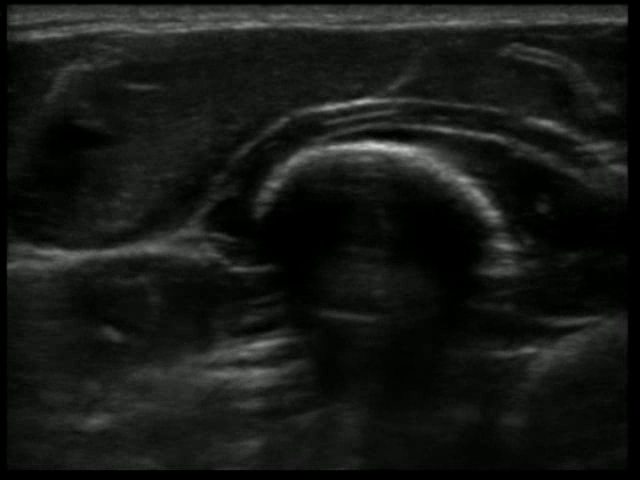
#> input picture frame 150 of OpticalFlow/movie/usImage_trim.mp4, 640 x 480 px, given in place of D0002060316_00000.mp4, which was not available
$ python LKMethod.py
#> lines starting #> are read from the running program, lines starting #| are printed output that depends on the picture; after the words box and inside, x2 and y2 are one past the last pixel; in counts of white or black regions, pixels touching at a corner belong together; pictures that were not available may be replaced by others from this repository, and a replacement may not be noted
import numpy as np
import matplotlib.pyplot as plt
import cv2
# from google.colab.patches import cv2_imshow

# file_path = "D0002060316_00000_V_000.mp4"
file_path = "D0002060316_00000.mp4"

video = cv2.VideoCapture(file_path)


start_frame = 150
end_frame = 210
interval_frames = 5
i = start_frame + interval_frames

video.set(cv2.CAP_PROP_POS_FRAMES, start_frame)
ret, prev_frame = video.read()
#> prev_frame is the input picture: shape (480, 640, 3); mean B, G, R 21.6, 24.3, 22.5

prev_gray = cv2.cvtColor(prev_frame, cv2.COLOR_RGB2GRAY)

feature_params = {
  "maxCorners": 200,
  "qualityLevel": 0.2,
  "minDistance": 12,
  "blockSize": 12
}
p0 = cv2.goodFeaturesToTrack(prev_gray, mask=None, **feature_params)
#> p0 = 16 rows, first 8: [623, 21], [12, 265], [498, 217], [12, 20], [622, 170], [623, 9], [487, 207], [267, 188]

for p in p0:
  x,y = p.ravel()
  cv2.circle(prev_frame, (x,y), 5, (0, 255, 255), -1)
#> this loop made 16 passes
#> (x, y) on passes 1 to 12: (623, 21), (12, 265), (498, 217), (12, 20), (622, 170), (623, 9), (487, 207), (267, 188), (471, 185), (13, 36), (494, 242), (413, 152)
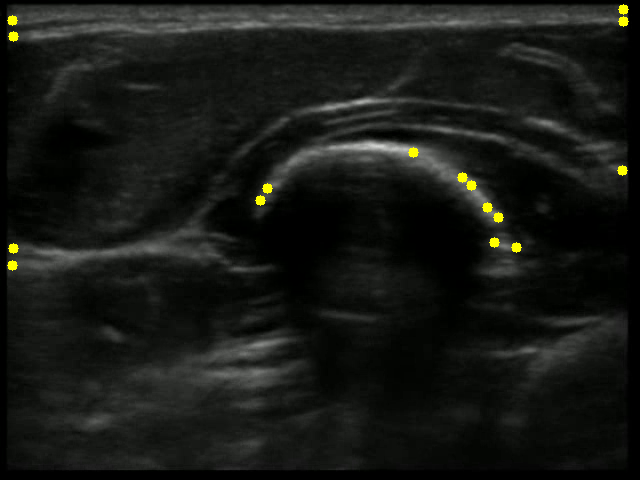
#> prev_frame: shape (480, 640, 3); 0.42% of pixels changed, all inside (x1, y1, x2, y2) = (7, 4, 629, 271)

cv2.imshow(prev_frame)


# OpticalFlowのパラメータ
lk_params = {
    "winSize": (15, 15),  # 特徴点の計算に使う周辺領域サイズ
    "maxLevel": 2,  # ピラミッド数 (デフォルト0で、2の場合は1/4の画像まで使われる)
    "criteria": (cv2.TERM_CRITERIA_EPS | cv2.TERM_CRITERIA_COUNT, 10, 0.03)  # 探索アルゴリズムの終了条件
}
#> lk_params = {'winSize': (15, 15), 'maxLevel': 2, 'criteria': (3, 10, 0.03)}

# 可視化用
color = np.random.randint(0, 255, (200, 3))
mask = np.zeros_like(prev_frame)

for i in range(start_frame + interval_frames, end_frame + 1, interval_frames):
    # 次のフレームを取得してグレースケールにする
    video.set(cv2.CAP_PROP_POS_FRAMES, i)
    ret, frame = video.read()
    frame_gray = cv2.cvtColor(frame, cv2.COLOR_RGB2GRAY)

    # OpticalFlowの計算
    p1, status, err = cv2.calcOpticalFlowPyrLK(prev_gray, frame_gray, p0, None, **lk_params)

    # フレーム前後でトラックが成功した特徴点のみを
    identical_p1 = p1[status==1]
    identical_p0 = p0[status==1]

    # 可視化用
    for i, (p1, p0) in enumerate(zip(identical_p1, identical_p0)):
        p1_x, p1_y = p1.ravel()
        p0_x, p0_y = p0.ravel()
        mask = cv2.line(mask, (p1_x, p1_y), (p0_x, p0_y), color[i].tolist(), 2)
        frame = cv2.circle(frame, (p1_x, p1_y), 5, color[i].tolist(), -1)

    # 可視化用の線・円を重ねて表示
    image = cv2.add(frame, mask)
    cv2.imshow(image)

    # トラックが成功した特徴点のみを引き継ぐ
    prev_gray = frame_gray.copy()
    p0 = identical_p1.reshape(-1, 1, 2)
#> this loop made 12 passes
#> status on passes 1 to 12: [1, 1, 1, 1, 1, 1, 1, 1, 1, 1, 1, 1, 1, 1, 1, 1], [1, 1, 1, 1, 1, 1, 1, 1, 1, 1, 1, 1, 1, 1, 1, 1], [1, 1, 1, 1, 1, 1, 1, 1, 1, 1, 1, 1, 1, 1, 1, 1], [1, 1, 1, 1, 1, 1, 1, 1, 1, 1, 1, 1, 1, 1, 1, 1], [1, 1, 1, 1, 1, 1, 1, 1, 1, 1, 1, 1, 1, 1, 1, 1], [1, 1, 1, 1, 1, 1, 1, 1, 1, 1, 1, 1, 1, 1, 1, 1], [1, 1, 1, 1, 1, 1, 1, 1, 1, 1, 1, 1, 1, 1, 1, 1], [1, 1, 1, 1, 1, 1, 1, 1, 1, 1, 1, 1, 1, 1, 1, 1], [1, 1, 1, 1, 1, 1, 1, 1, 1, 1, 1, 1, 1, 1, 1, 1], [1, 1, 1, 1, 1, 1, 1, 1, 1, 1, 1, 1, 1, 1, 1, 1], [1, 1, 1, 1, 1, 1, 1, 1, 1, 1, 1, 0, 1, 1, 1, 1], [1, 1, 1, 0, 1, 1, 1, 1, 0, 1, 1, 1, 1, 1, 1]
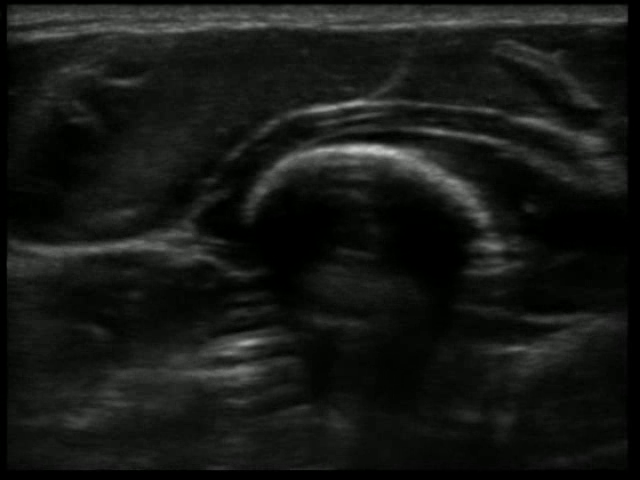
#> input picture frame 155 of OpticalFlow/movie/usImage_trim.mp4, 640 x 480 px, given in place of D0002060316_00000.mp4, which was not available
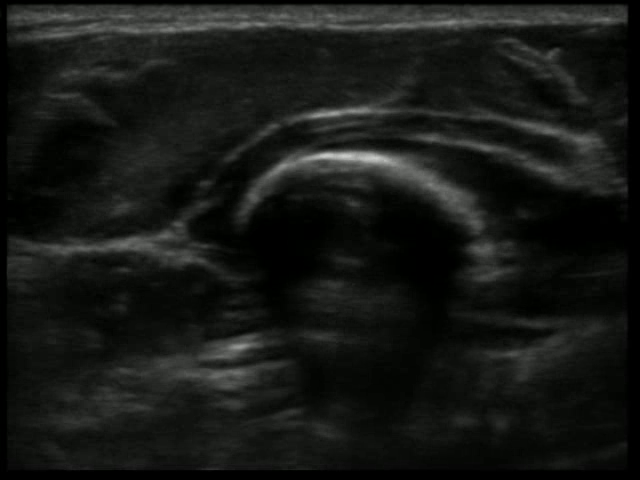
#> input picture frame 160 of OpticalFlow/movie/usImage_trim.mp4, 640 x 480 px, given in place of D0002060316_00000.mp4, which was not available
#> after the loop:
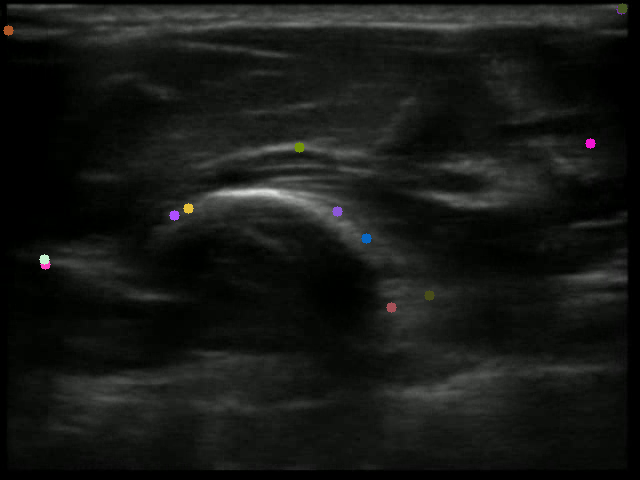
#> frame: shape (480, 640, 3); mean B, G, R 21, 23.6, 21.9
#> after the loop:
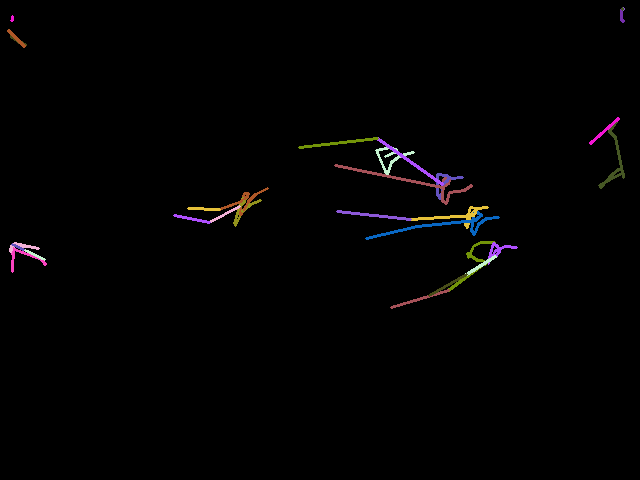
#> mask: shape (480, 640, 3); mean B, G, R 2.1, 1.9, 2.4

$ run again, starting later in the video
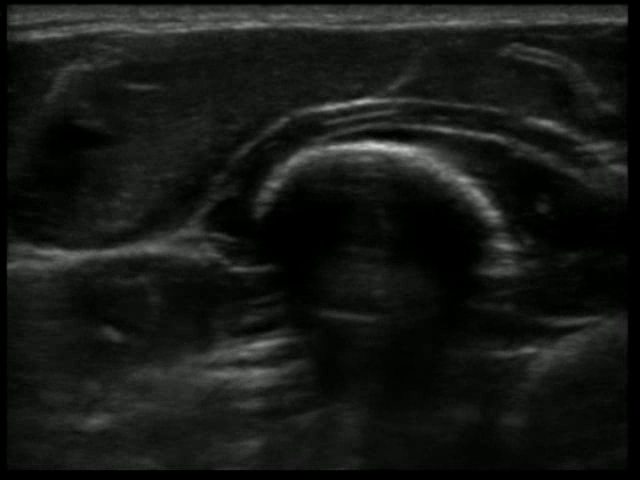
#> input picture frame 150 of OpticalFlow/movie/usImage_trim.mp4, 640 x 480 px, given in place of D0002060316_00000.mp4, which was not available
#> prev_frame is the input picture: shape (480, 640, 3); mean B, G, R 21.6, 24.3, 22.5
#> p0 = 16 rows, first 8: [623, 21], [12, 265], [498, 217], [12, 20], [622, 170], [623, 9], [487, 207], [267, 188]
#> the loop `for p in p0:` made 16 passes
#> lk_params = {'winSize': (15, 15), 'maxLevel': 2, 'criteria': (3, 10, 0.03)}
#> the loop `for i in range(start_frame + interval_frames, end_frame + 1, interval_..` made 12 passes
#> status on passes 1 to 8: [1, 1, 1, 1, 1, 1, 1, 1, 1, 1, 1, 1, 1, 1, 1, 1], [1, 1, 1, 1, 1, 1, 1, 1, 1, 1, 1, 1, 1, 1, 1, 1], [1, 1, 1, 1, 1, 1, 1, 1, 1, 1, 1, 1, 1, 1, 1, 1], [1, 1, 1, 1, 1, 1, 1, 1, 1, 1, 1, 1, 1, 1, 1, 1], [1, 1, 1, 1, 1, 1, 1, 1, 1, 1, 1, 1, 1, 1, 1, 1], [1, 1, 1, 1, 1, 1, 1, 1, 1, 1, 1, 1, 1, 1, 1, 1], [1, 1, 1, 1, 1, 1, 1, 1, 1, 1, 1, 1, 1, 1, 1, 1], [1, 1, 1, 1, 1, 1, 1, 1, 1, 1, 1, 1, 1, 1, 1, 1]
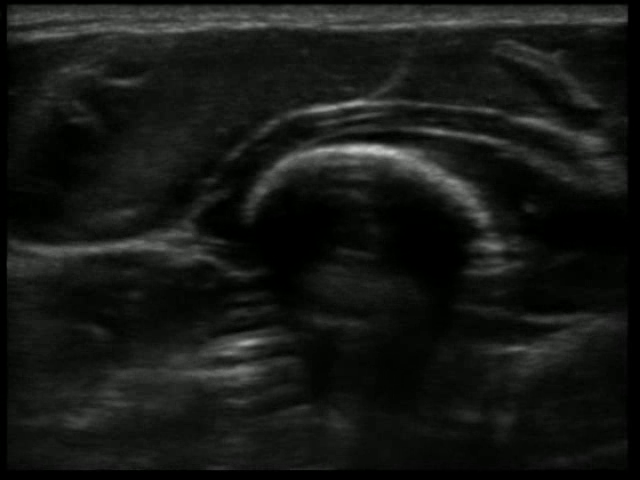
#> input picture frame 155 of OpticalFlow/movie/usImage_trim.mp4, 640 x 480 px, given in place of D0002060316_00000.mp4, which was not available
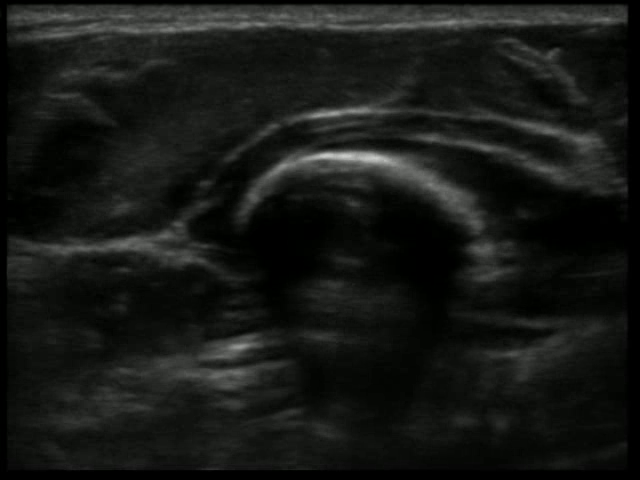
#> input picture frame 160 of OpticalFlow/movie/usImage_trim.mp4, 640 x 480 px, given in place of D0002060316_00000.mp4, which was not available

$ run again, starting later in the video
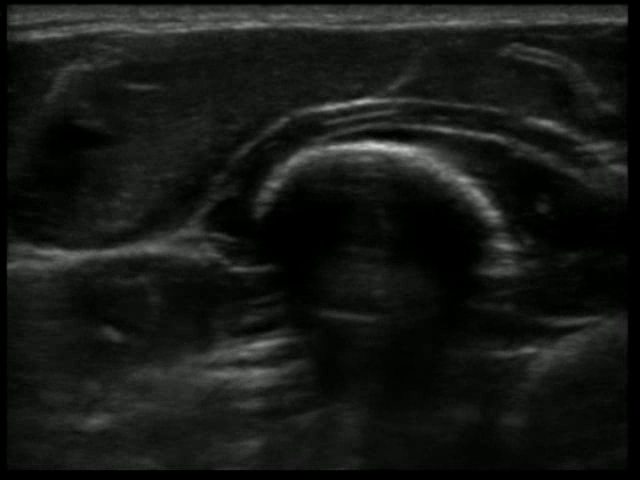
#> input picture frame 150 of OpticalFlow/movie/usImage_trim.mp4, 640 x 480 px, given in place of D0002060316_00000.mp4, which was not available
#> prev_frame is the input picture: shape (480, 640, 3); mean B, G, R 21.6, 24.3, 22.5
#> p0 = 16 rows, first 8: [623, 21], [12, 265], [498, 217], [12, 20], [622, 170], [623, 9], [487, 207], [267, 188]
#> the loop `for p in p0:` made 16 passes
#> lk_params = {'winSize': (15, 15), 'maxLevel': 2, 'criteria': (3, 10, 0.03)}
#> the loop `for i in range(start_frame + interval_frames, end_frame + 1, interval_..` made 12 passes
#> status on passes 1 to 8: [1, 1, 1, 1, 1, 1, 1, 1, 1, 1, 1, 1, 1, 1, 1, 1], [1, 1, 1, 1, 1, 1, 1, 1, 1, 1, 1, 1, 1, 1, 1, 1], [1, 1, 1, 1, 1, 1, 1, 1, 1, 1, 1, 1, 1, 1, 1, 1], [1, 1, 1, 1, 1, 1, 1, 1, 1, 1, 1, 1, 1, 1, 1, 1], [1, 1, 1, 1, 1, 1, 1, 1, 1, 1, 1, 1, 1, 1, 1, 1], [1, 1, 1, 1, 1, 1, 1, 1, 1, 1, 1, 1, 1, 1, 1, 1], [1, 1, 1, 1, 1, 1, 1, 1, 1, 1, 1, 1, 1, 1, 1, 1], [1, 1, 1, 1, 1, 1, 1, 1, 1, 1, 1, 1, 1, 1, 1, 1]
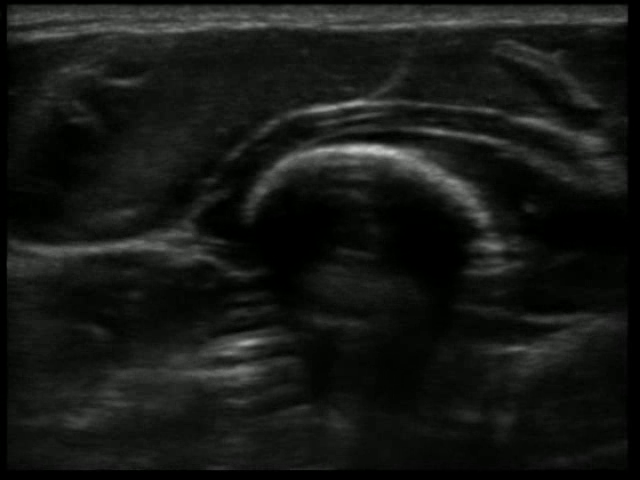
#> input picture frame 155 of OpticalFlow/movie/usImage_trim.mp4, 640 x 480 px, given in place of D0002060316_00000.mp4, which was not available
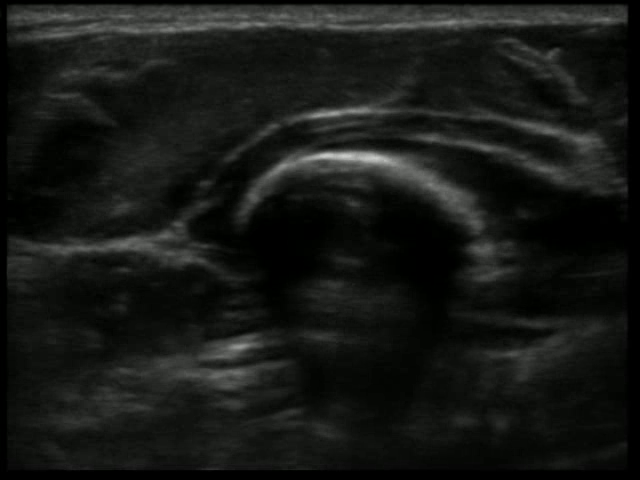
#> input picture frame 160 of OpticalFlow/movie/usImage_trim.mp4, 640 x 480 px, given in place of D0002060316_00000.mp4, which was not available
